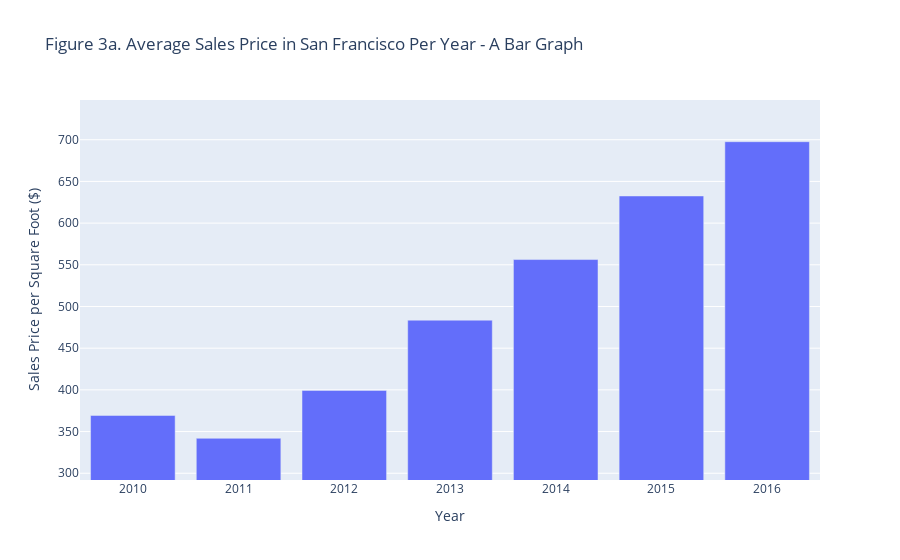

Notebook source saved alongside this figure:
### Code cell
# Use plotly express for a bar chart
padding_sales = 50
min = sales_price_grp.min()["sale_price_sqr_foot"] - padding_sales
max = sales_price_grp.max()["sale_price_sqr_foot"] + padding_sales
    
plot_sales_price_bar = px.bar(
    sales_price_grp, x="year", y="sale_price_sqr_foot", title="Figure 3a. Average Sales Price in San Francisco Per Year - A Bar Graph",
    range_y = [min, max],
    labels={"year": "Year", "sale_price_sqr_foot": "Sales Price per Square Foot ($)"}
)
plot_sales_price_bar

### Figure 1 — Plotly figure (JSON) as saved in the notebook; plotly's stock layout.template omitted (floating-point values rounded to 4 significant figures)
{"data": [{"alignmentgroup": "True", "hoverlabel": {"namelength": 0}, "hovertemplate": "Year=%{x}<br>Sales Price per Square Foot ($)=%{y}", "legendgroup": "", "marker": {"color": "#636efa"}, "name": "", "offsetgroup": "", "orientation": "v", "showlegend": false, "textposition": "auto", "type": "bar", "x": [2010, 2011, 2012, 2013, 2014, 2015, 2016], "xaxis": "x", "y": [369.3, 341.9, 399.4, 483.6, 556.3, 632.5, 697.6], "yaxis": "y"}], "layout": {"autosize": true, "barmode": "relative", "legend": {"tracegroupgap": 0}, "title": {"text": "Figure 3a. Average Sales Price in San Francisco Per Year - A Bar Graph"}, "xaxis": {"anchor": "y", "autorange": true, "domain": [0, 1], "range": [2010.0, 2016.0], "title": {"text": "Year"}, "type": "linear"}, "yaxis": {"anchor": "x", "domain": [0, 1], "range": [291.9, 747.6], "title": {"text": "Sales Price per Square Foot ($)"}, "type": "linear"}}}
